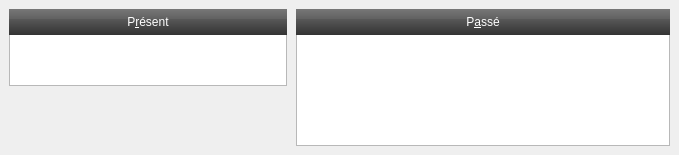
   <widget class="QWidget" name="pageParticipe">
    <attribute name="title">
     <string>&amp;Participe</string>
    </attribute>
    <widget class="QTextBrowser" name="navigateurParticipePresent">
     <property name="geometry">
      <rect>
       <x>9</x>
       <y>34</y>
       <width>278</width>
       <height>52</height>
      </rect>
     </property>
     <property name="lineWrapMode">
      <enum>QTextEdit::NoWrap</enum>
     </property>
    </widget>
    <widget class="QLabel" name="etiquetteParticipePresent">
     <property name="geometry">
      <rect>
       <x>9</x>
       <y>9</y>
       <width>278</width>
       <height>26</height>
      </rect>
     </property>
     <property name="palette">
      <palette>
       <active>
        <colorrole role="WindowText">
         <brush brushstyle="SolidPattern">
          <color alpha="255">
           <red>255</red>
           <green>255</green>
           <blue>255</blue>
          </color>
         </brush>
        </colorrole>
        <colorrole role="Button">
         <brush brushstyle="LinearGradientPattern">
          <gradient startx="0.000000000000000" starty="0.000000000000000" endx="0.000000000000000" endy="1.000000000000000" type="LinearGradient" spread="PadSpread" coordinatemode="ObjectBoundingMode">
           <gradientstop position="0.000000000000000">
            <color alpha="255">
             <red>119</red>
             <green>119</green>
             <blue>119</blue>
            </color>
           </gradientstop>
           <gradientstop position="0.400000000000000">
            <color alpha="255">
             <red>96</red>
             <green>96</green>
             <blue>96</blue>
            </color>
           </gradientstop>
           <gradientstop position="0.401000000000000">
            <color alpha="255">
             <red>87</red>
             <green>87</green>
             <blue>87</blue>
            </color>
           </gradientstop>
           <gradientstop position="1.000000000000000">
            <color alpha="255">
             <red>51</red>
             <green>51</green>
             <blue>51</blue>
            </color>
           </gradientstop>
          </gradient>
         </brush>
        </colorrole>
        <colorrole role="Base">
         <brush brushstyle="LinearGradientPattern">
          <gradient startx="0.000000000000000" starty="0.000000000000000" endx="0.000000000000000" endy="1.000000000000000" type="LinearGradient" spread="PadSpread" coordinatemode="ObjectBoundingMode">
           <gradientstop position="0.000000000000000">
            <color alpha="255">
             <red>119</red>
             <green>119</green>
             <blue>119</blue>
            </color>
           </gradientstop>
           <gradientstop position="0.400000000000000">
            <color alpha="255">
             <red>96</red>
             <green>96</green>
             <blue>96</blue>
            </color>
           </gradientstop>
           <gradientstop position="0.401000000000000">
            <color alpha="255">
             <red>87</red>
             <green>87</green>
             <blue>87</blue>
            </color>
           </gradientstop>
           <gradientstop position="1.000000000000000">
            <color alpha="255">
             <red>51</red>
             <green>51</green>
             <blue>51</blue>
            </color>
           </gradientstop>
          </gradient>
         </brush>
        </colorrole>
        <colorrole role="Window">
         <brush brushstyle="LinearGradientPattern">
          <gradient startx="0.000000000000000" starty="0.000000000000000" endx="0.000000000000000" endy="1.000000000000000" type="LinearGradient" spread="PadSpread" coordinatemode="ObjectBoundingMode">
           <gradientstop position="0.000000000000000">
            <color alpha="255">
             <red>119</red>
             <green>119</green>
             <blue>119</blue>
            </color>
           </gradientstop>
           <gradientstop position="0.400000000000000">
            <color alpha="255">
             <red>96</red>
             <green>96</green>
             <blue>96</blue>
            </color>
           </gradientstop>
           <gradientstop position="0.401000000000000">
            <color alpha="255">
             <red>87</red>
             <green>87</green>
             <blue>87</blue>
            </color>
           </gradientstop>
           <gradientstop position="1.000000000000000">
            <color alpha="255">
             <red>51</red>
             <green>51</green>
             <blue>51</blue>
            </color>
           </gradientstop>
          </gradient>
         </brush>
        </colorrole>
       </active>
       <inactive>
        <colorrole role="WindowText">
         <brush brushstyle="SolidPattern">
          <color alpha="255">
           <red>255</red>
           <green>255</green>
           <blue>255</blue>
          </color>
         </brush>
        </colorrole>
        <colorrole role="Button">
         <brush brushstyle="LinearGradientPattern">
          <gradient startx="0.000000000000000" starty="0.000000000000000" endx="0.000000000000000" endy="1.000000000000000" type="LinearGradient" spread="PadSpread" coordinatemode="ObjectBoundingMode">
           <gradientstop position="0.000000000000000">
            <color alpha="255">
             <red>119</red>
             <green>119</green>
             <blue>119</blue>
            </color>
           </gradientstop>
           <gradientstop position="0.400000000000000">
            <color alpha="255">
             <red>96</red>
             <green>96</green>
             <blue>96</blue>
            </color>
           </gradientstop>
           <gradientstop position="0.401000000000000">
            <color alpha="255">
             <red>87</red>
             <green>87</green>
             <blue>87</blue>
            </color>
           </gradientstop>
           <gradientstop position="1.000000000000000">
            <color alpha="255">
             <red>51</red>
             <green>51</green>
             <blue>51</blue>
            </color>
           </gradientstop>
          </gradient>
         </brush>
        </colorrole>
        <colorrole role="Base">
         <brush brushstyle="LinearGradientPattern">
          <gradient startx="0.000000000000000" starty="0.000000000000000" endx="0.000000000000000" endy="1.000000000000000" type="LinearGradient" spread="PadSpread" coordinatemode="ObjectBoundingMode">
           <gradientstop position="0.000000000000000">
            <color alpha="255">
             <red>119</red>
             <green>119</green>
             <blue>119</blue>
            </color>
           </gradientstop>
           <gradientstop position="0.400000000000000">
            <color alpha="255">
             <red>96</red>
             <green>96</green>
             <blue>96</blue>
            </color>
           </gradientstop>
           <gradientstop position="0.401000000000000">
            <color alpha="255">
             <red>87</red>
             <green>87</green>
             <blue>87</blue>
            </color>
           </gradientstop>
           <gradientstop position="1.000000000000000">
            <color alpha="255">
             <red>51</red>
             <green>51</green>
             <blue>51</blue>
            </color>
           </gradientstop>
          </gradient>
         </brush>
        </colorrole>
        <colorrole role="Window">
         <brush brushstyle="LinearGradientPattern">
          <gradient startx="0.000000000000000" starty="0.000000000000000" endx="0.000000000000000" endy="1.000000000000000" type="LinearGradient" spread="PadSpread" coordinatemode="ObjectBoundingMode">
           <gradientstop position="0.000000000000000">
            <color alpha="255">
             <red>119</red>
             <green>119</green>
             <blue>119</blue>
            </color>
           </gradientstop>
           <gradientstop position="0.400000000000000">
            <color alpha="255">
             <red>96</red>
             <green>96</green>
             <blue>96</blue>
            </color>
           </gradientstop>
           <gradientstop position="0.401000000000000">
            <color alpha="255">
             <red>87</red>
             <green>87</green>
             <blue>87</blue>
            </color>
           </gradientstop>
           <gradientstop position="1.000000000000000">
            <color alpha="255">
             <red>51</red>
             <green>51</green>
             <blue>51</blue>
            </color>
           </gradientstop>
          </gradient>
         </brush>
        </colorrole>
       </inactive>
       <disabled>
        <colorrole role="WindowText">
         <brush brushstyle="SolidPattern">
          <color alpha="255">
           <red>119</red>
           <green>121</green>
           <blue>123</blue>
          </color>
         </brush>
        </colorrole>
        <colorrole role="Button">
         <brush brushstyle="LinearGradientPattern">
          <gradient startx="0.000000000000000" starty="0.000000000000000" endx="0.000000000000000" endy="1.000000000000000" type="LinearGradient" spread="PadSpread" coordinatemode="ObjectBoundingMode">
           <gradientstop position="0.000000000000000">
            <color alpha="255">
             <red>119</red>
             <green>119</green>
             <blue>119</blue>
            </color>
           </gradientstop>
           <gradientstop position="0.400000000000000">
            <color alpha="255">
             <red>96</red>
             <green>96</green>
             <blue>96</blue>
            </color>
           </gradientstop>
           <gradientstop position="0.401000000000000">
            <color alpha="255">
             <red>87</red>
             <green>87</green>
             <blue>87</blue>
            </color>
           </gradientstop>
           <gradientstop position="1.000000000000000">
            <color alpha="255">
             <red>51</red>
             <green>51</green>
             <blue>51</blue>
            </color>
           </gradientstop>
          </gradient>
         </brush>
        </colorrole>
        <colorrole role="Base">
         <brush brushstyle="LinearGradientPattern">
          <gradient startx="0.000000000000000" starty="0.000000000000000" endx="0.000000000000000" endy="1.000000000000000" type="LinearGradient" spread="PadSpread" coordinatemode="ObjectBoundingMode">
           <gradientstop position="0.000000000000000">
            <color alpha="255">
             <red>119</red>
             <green>119</green>
             <blue>119</blue>
            </color>
           </gradientstop>
           <gradientstop position="0.400000000000000">
            <color alpha="255">
             <red>96</red>
             <green>96</green>
             <blue>96</blue>
            </color>
           </gradientstop>
           <gradientstop position="0.401000000000000">
            <color alpha="255">
             <red>87</red>
             <green>87</green>
             <blue>87</blue>
            </color>
           </gradientstop>
           <gradientstop position="1.000000000000000">
            <color alpha="255">
             <red>51</red>
             <green>51</green>
             <blue>51</blue>
            </color>
           </gradientstop>
          </gradient>
         </brush>
        </colorrole>
        <colorrole role="Window">
         <brush brushstyle="LinearGradientPattern">
          <gradient startx="0.000000000000000" starty="0.000000000000000" endx="0.000000000000000" endy="1.000000000000000" type="LinearGradient" spread="PadSpread" coordinatemode="ObjectBoundingMode">
           <gradientstop position="0.000000000000000">
            <color alpha="255">
             <red>119</red>
             <green>119</green>
             <blue>119</blue>
            </color>
           </gradientstop>
           <gradientstop position="0.400000000000000">
            <color alpha="255">
             <red>96</red>
             <green>96</green>
             <blue>96</blue>
            </color>
           </gradientstop>
           <gradientstop position="0.401000000000000">
            <color alpha="255">
             <red>87</red>
             <green>87</green>
             <blue>87</blue>
            </color>
           </gradientstop>
           <gradientstop position="1.000000000000000">
            <color alpha="255">
             <red>51</red>
             <green>51</green>
             <blue>51</blue>
            </color>
           </gradientstop>
          </gradient>
         </brush>
        </colorrole>
       </disabled>
      </palette>
     </property>
     <property name="styleSheet">
      <string>background-color: qlineargradient(x1: 0, y1: 0, x2: 0.0, y2: 1.0, stop: 0 #777777, stop: 0.4 #606060, stop: 0.401 #575757, stop: 1 #333333);</string>
     </property>
     <property name="text">
      <string>P&amp;résent</string>
     </property>
     <property name="alignment">
      <set>Qt::AlignCenter</set>
     </property>
     <property name="buddy">
      <cstring>navigateurParticipePresent</cstring>
     </property>
    </widget>
    <widget class="QTextBrowser" name="navigateurParticipePasse">
     <property name="geometry">
      <rect>
       <x>296</x>
       <y>34</y>
       <width>374</width>
       <height>112</height>
      </rect>
     </property>
     <property name="lineWrapMode">
      <enum>QTextEdit::NoWrap</enum>
     </property>
    </widget>
    <widget class="QLabel" name="etiquetteParticipePasse">
     <property name="geometry">
      <rect>
       <x>296</x>
       <y>9</y>
       <width>374</width>
       <height>26</height>
      </rect>
     </property>
     <property name="palette">
      <palette>
       <active>
        <colorrole role="WindowText">
         <brush brushstyle="SolidPattern">
          <color alpha="255">
           <red>255</red>
           <green>255</green>
           <blue>255</blue>
          </color>
         </brush>
        </colorrole>
        <colorrole role="Button">
         <brush brushstyle="LinearGradientPattern">
          <gradient startx="0.000000000000000" starty="0.000000000000000" endx="0.000000000000000" endy="1.000000000000000" type="LinearGradient" spread="PadSpread" coordinatemode="ObjectBoundingMode">
           <gradientstop position="0.000000000000000">
            <color alpha="255">
             <red>119</red>
             <green>119</green>
             <blue>119</blue>
            </color>
           </gradientstop>
           <gradientstop position="0.400000000000000">
            <color alpha="255">
             <red>96</red>
             <green>96</green>
             <blue>96</blue>
            </color>
           </gradientstop>
           <gradientstop position="0.401000000000000">
            <color alpha="255">
             <red>87</red>
             <green>87</green>
             <blue>87</blue>
            </color>
           </gradientstop>
           <gradientstop position="1.000000000000000">
            <color alpha="255">
             <red>51</red>
             <green>51</green>
             <blue>51</blue>
            </color>
           </gradientstop>
          </gradient>
         </brush>
        </colorrole>
        <colorrole role="Base">
         <brush brushstyle="LinearGradientPattern">
          <gradient startx="0.000000000000000" starty="0.000000000000000" endx="0.000000000000000" endy="1.000000000000000" type="LinearGradient" spread="PadSpread" coordinatemode="ObjectBoundingMode">
           <gradientstop position="0.000000000000000">
            <color alpha="255">
             <red>119</red>
             <green>119</green>
             <blue>119</blue>
            </color>
           </gradientstop>
           <gradientstop position="0.400000000000000">
            <color alpha="255">
             <red>96</red>
             <green>96</green>
             <blue>96</blue>
            </color>
           </gradientstop>
           <gradientstop position="0.401000000000000">
            <color alpha="255">
             <red>87</red>
             <green>87</green>
             <blue>87</blue>
            </color>
           </gradientstop>
           <gradientstop position="1.000000000000000">
            <color alpha="255">
             <red>51</red>
             <green>51</green>
             <blue>51</blue>
            </color>
           </gradientstop>
          </gradient>
         </brush>
        </colorrole>
        <colorrole role="Window">
         <brush brushstyle="LinearGradientPattern">
          <gradient startx="0.000000000000000" starty="0.000000000000000" endx="0.000000000000000" endy="1.000000000000000" type="LinearGradient" spread="PadSpread" coordinatemode="ObjectBoundingMode">
           <gradientstop position="0.000000000000000">
            <color alpha="255">
             <red>119</red>
             <green>119</green>
             <blue>119</blue>
            </color>
           </gradientstop>
           <gradientstop position="0.400000000000000">
            <color alpha="255">
             <red>96</red>
             <green>96</green>
             <blue>96</blue>
            </color>
           </gradientstop>
           <gradientstop position="0.401000000000000">
            <color alpha="255">
             <red>87</red>
             <green>87</green>
             <blue>87</blue>
            </color>
           </gradientstop>
           <gradientstop position="1.000000000000000">
            <color alpha="255">
             <red>51</red>
             <green>51</green>
             <blue>51</blue>
            </color>
           </gradientstop>
          </gradient>
         </brush>
        </colorrole>
       </active>
       <inactive>
        <colorrole role="WindowText">
         <brush brushstyle="SolidPattern">
          <color alpha="255">
           <red>255</red>
           <green>255</green>
           <blue>255</blue>
          </color>
         </brush>
        </colorrole>
        <colorrole role="Button">
         <brush brushstyle="LinearGradientPattern">
          <gradient startx="0.000000000000000" starty="0.000000000000000" endx="0.000000000000000" endy="1.000000000000000" type="LinearGradient" spread="PadSpread" coordinatemode="ObjectBoundingMode">
           <gradientstop position="0.000000000000000">
            <color alpha="255">
             <red>119</red>
             <green>119</green>
             <blue>119</blue>
            </color>
           </gradientstop>
           <gradientstop position="0.400000000000000">
            <color alpha="255">
             <red>96</red>
             <green>96</green>
             <blue>96</blue>
            </color>
           </gradientstop>
           <gradientstop position="0.401000000000000">
            <color alpha="255">
             <red>87</red>
             <green>87</green>
             <blue>87</blue>
            </color>
           </gradientstop>
           <gradientstop position="1.000000000000000">
            <color alpha="255">
             <red>51</red>
             <green>51</green>
             <blue>51</blue>
            </color>
           </gradientstop>
          </gradient>
         </brush>
        </colorrole>
        <colorrole role="Base">
         <brush brushstyle="LinearGradientPattern">
          <gradient startx="0.000000000000000" starty="0.000000000000000" endx="0.000000000000000" endy="1.000000000000000" type="LinearGradient" spread="PadSpread" coordinatemode="ObjectBoundingMode">
           <gradientstop position="0.000000000000000">
            <color alpha="255">
             <red>119</red>
             <green>119</green>
             <blue>119</blue>
            </color>
           </gradientstop>
           <gradientstop position="0.400000000000000">
            <color alpha="255">
             <red>96</red>
             <green>96</green>
             <blue>96</blue>
            </color>
           </gradientstop>
           <gradientstop position="0.401000000000000">
            <color alpha="255">
             <red>87</red>
             <green>87</green>
             <blue>87</blue>
            </color>
           </gradientstop>
           <gradientstop position="1.000000000000000">
            <color alpha="255">
             <red>51</red>
             <green>51</green>
             <blue>51</blue>
            </color>
           </gradientstop>
          </gradient>
         </brush>
        </colorrole>
        <colorrole role="Window">
         <brush brushstyle="LinearGradientPattern">
          <gradient startx="0.000000000000000" starty="0.000000000000000" endx="0.000000000000000" endy="1.000000000000000" type="LinearGradient" spread="PadSpread" coordinatemode="ObjectBoundingMode">
           <gradientstop position="0.000000000000000">
            <color alpha="255">
             <red>119</red>
             <green>119</green>
             <blue>119</blue>
            </color>
           </gradientstop>
           <gradientstop position="0.400000000000000">
            <color alpha="255">
             <red>96</red>
             <green>96</green>
             <blue>96</blue>
            </color>
           </gradientstop>
           <gradientstop position="0.401000000000000">
            <color alpha="255">
             <red>87</red>
             <green>87</green>
             <blue>87</blue>
            </color>
           </gradientstop>
           <gradientstop position="1.000000000000000">
            <color alpha="255">
             <red>51</red>
             <green>51</green>
             <blue>51</blue>
            </color>
           </gradientstop>
          </gradient>
         </brush>
        </colorrole>
       </inactive>
       <disabled>
        <colorrole role="WindowText">
         <brush brushstyle="SolidPattern">
          <color alpha="255">
           <red>119</red>
           <green>121</green>
           <blue>123</blue>
          </color>
         </brush>
        </colorrole>
        <colorrole role="Button">
         <brush brushstyle="LinearGradientPattern">
          <gradient startx="0.000000000000000" starty="0.000000000000000" endx="0.000000000000000" endy="1.000000000000000" type="LinearGradient" spread="PadSpread" coordinatemode="ObjectBoundingMode">
           <gradientstop position="0.000000000000000">
            <color alpha="255">
             <red>119</red>
             <green>119</green>
             <blue>119</blue>
            </color>
           </gradientstop>
           <gradientstop position="0.400000000000000">
            <color alpha="255">
             <red>96</red>
             <green>96</green>
             <blue>96</blue>
            </color>
           </gradientstop>
           <gradientstop position="0.401000000000000">
            <color alpha="255">
             <red>87</red>
             <green>87</green>
             <blue>87</blue>
            </color>
           </gradientstop>
           <gradientstop position="1.000000000000000">
            <color alpha="255">
             <red>51</red>
             <green>51</green>
             <blue>51</blue>
            </color>
           </gradientstop>
          </gradient>
         </brush>
        </colorrole>
        <colorrole role="Base">
         <brush brushstyle="LinearGradientPattern">
          <gradient startx="0.000000000000000" starty="0.000000000000000" endx="0.000000000000000" endy="1.000000000000000" type="LinearGradient" spread="PadSpread" coordinatemode="ObjectBoundingMode">
           <gradientstop position="0.000000000000000">
            <color alpha="255">
             <red>119</red>
             <green>119</green>
             <blue>119</blue>
            </color>
           </gradientstop>
           <gradientstop position="0.400000000000000">
            <color alpha="255">
             <red>96</red>
             <green>96</green>
             <blue>96</blue>
            </color>
           </gradientstop>
           <gradientstop position="0.401000000000000">
            <color alpha="255">
             <red>87</red>
             <green>87</green>
             <blue>87</blue>
            </color>
           </gradientstop>
           <gradientstop position="1.000000000000000">
            <color alpha="255">
             <red>51</red>
             <green>51</green>
             <blue>51</blue>
            </color>
           </gradientstop>
          </gradient>
         </brush>
        </colorrole>
        <colorrole role="Window">
         <brush brushstyle="LinearGradientPattern">
          <gradient startx="0.000000000000000" starty="0.000000000000000" endx="0.000000000000000" endy="1.000000000000000" type="LinearGradient" spread="PadSpread" coordinatemode="ObjectBoundingMode">
           <gradientstop position="0.000000000000000">
            <color alpha="255">
             <red>119</red>
             <green>119</green>
             <blue>119</blue>
            </color>
           </gradientstop>
           <gradientstop position="0.400000000000000">
            <color alpha="255">
             <red>96</red>
             <green>96</green>
             <blue>96</blue>
            </color>
           </gradientstop>
           <gradientstop position="0.401000000000000">
            <color alpha="255">
             <red>87</red>
             <green>87</green>
             <blue>87</blue>
            </color>
           </gradientstop>
           <gradientstop position="1.000000000000000">
            <color alpha="255">
             <red>51</red>
             <green>51</green>
             <blue>51</blue>
            </color>
           </gradientstop>
          </gradient>
         </brush>
        </colorrole>
       </disabled>
      </palette>
     </property>
     <property name="styleSheet">
      <string>background-color: qlineargradient(x1: 0, y1: 0, x2: 0.0, y2: 1.0, stop: 0 #777777, stop: 0.4 #606060, stop: 0.401 #575757, stop: 1 #333333);</string>
     </property>
     <property name="text">
      <string>P&amp;assé</string>
     </property>
     <property name="alignment">
      <set>Qt::AlignCenter</set>
     </property>
     <property name="buddy">
      <cstring>navigateurParticipePasse</cstring>
     </property>
    </widget>
    <zorder>navigateurParticipePasse</zorder>
    <zorder>navigateurParticipePresent</zorder>
    <zorder>etiquetteParticipePresent</zorder>
    <zorder>etiquetteParticipePasse</zorder>
   </widget>
